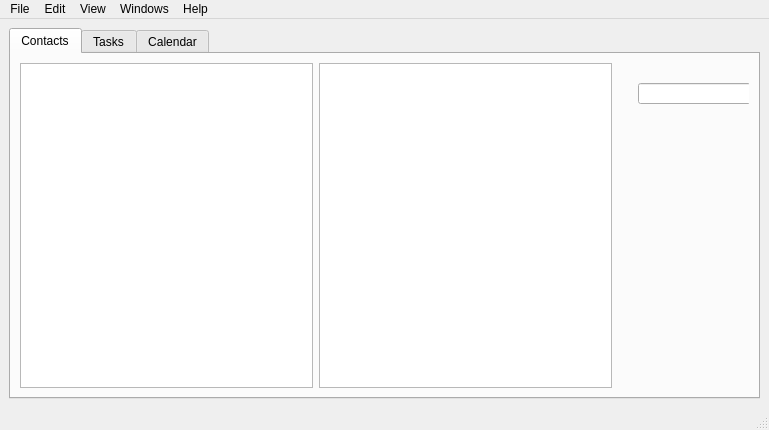
<?xml version="1.0" encoding="UTF-8"?>
<ui version="4.0">
 <class>MainWindow</class>
 <widget class="QMainWindow" name="MainWindow">
  <property name="geometry">
   <rect>
    <x>0</x>
    <y>0</y>
    <width>769</width>
    <height>430</height>
   </rect>
  </property>
  <property name="windowTitle">
   <string>PyQtPIM</string>
  </property>
  <widget class="QWidget" name="centralwidget">
   <layout class="QGridLayout" name="gridLayout">
    <item row="0" column="0">
     <widget class="QTabWidget" name="tabWidget">
      <property name="currentIndex">
       <number>0</number>
      </property>
      <widget class="QWidget" name="tab_contacts">
       <attribute name="title">
        <string>Contacts</string>
       </attribute>
       <layout class="QGridLayout" name="gridLayout_2">
        <item row="0" column="0">
         <layout class="QHBoxLayout" name="horizontalLayout">
          <item>
           <widget class="QListView" name="contact_sources"/>
          </item>
          <item>
           <widget class="QTableView" name="contact_list"/>
          </item>
          <item>
           <widget class="QWidget" name="contact_detail" native="true">
            <property name="minimumSize">
             <size>
              <width>131</width>
              <height>0</height>
             </size>
            </property>
            <widget class="QLineEdit" name="lineEdit">
             <property name="geometry">
              <rect>
               <x>20</x>
               <y>20</y>
               <width>113</width>
               <height>21</height>
              </rect>
             </property>
            </widget>
           </widget>
          </item>
         </layout>
        </item>
       </layout>
      </widget>
      <widget class="QWidget" name="tab_tasks">
       <attribute name="title">
        <string>Tasks</string>
       </attribute>
       <widget class="QListWidget" name="tasks_to_show">
        <property name="geometry">
         <rect>
          <x>0</x>
          <y>0</y>
          <width>101</width>
          <height>111</height>
         </rect>
        </property>
        <item>
         <property name="text">
          <string>Inbox</string>
         </property>
        </item>
        <item>
         <property name="text">
          <string>All</string>
         </property>
        </item>
        <item>
         <property name="text">
          <string>Today</string>
         </property>
        </item>
        <item>
         <property name="text">
          <string>Tomorrow</string>
         </property>
        </item>
        <item>
         <property name="text">
          <string>Week</string>
         </property>
        </item>
       </widget>
       <widget class="QListView" name="tasks_sources">
        <property name="geometry">
         <rect>
          <x>0</x>
          <y>130</y>
          <width>101</width>
          <height>192</height>
         </rect>
        </property>
       </widget>
       <widget class="QTableView" name="task_list">
        <property name="geometry">
         <rect>
          <x>120</x>
          <y>0</y>
          <width>256</width>
          <height>321</height>
         </rect>
        </property>
       </widget>
       <widget class="QWidget" name="task_detail" native="true">
        <property name="geometry">
         <rect>
          <x>390</x>
          <y>10</y>
          <width>201</width>
          <height>311</height>
         </rect>
        </property>
       </widget>
      </widget>
      <widget class="QWidget" name="tab_calendar">
       <attribute name="title">
        <string>Calendar</string>
       </attribute>
      </widget>
     </widget>
    </item>
   </layout>
  </widget>
  <widget class="QMenuBar" name="menubar">
   <property name="geometry">
    <rect>
     <x>0</x>
     <y>0</y>
     <width>769</width>
     <height>22</height>
    </rect>
   </property>
   <widget class="QMenu" name="menuFile">
    <property name="title">
     <string>File</string>
    </property>
   </widget>
   <widget class="QMenu" name="menuEdit">
    <property name="title">
     <string>Edit</string>
    </property>
   </widget>
   <widget class="QMenu" name="menuView">
    <property name="title">
     <string>View</string>
    </property>
   </widget>
   <widget class="QMenu" name="menuWindows">
    <property name="title">
     <string>Windows</string>
    </property>
   </widget>
   <widget class="QMenu" name="menuHelp">
    <property name="title">
     <string>Help</string>
    </property>
   </widget>
   <addaction name="menuFile"/>
   <addaction name="menuEdit"/>
   <addaction name="menuView"/>
   <addaction name="menuWindows"/>
   <addaction name="menuHelp"/>
  </widget>
  <widget class="QStatusBar" name="statusbar"/>
 </widget>
 <resources/>
 <connections/>
</ui>
